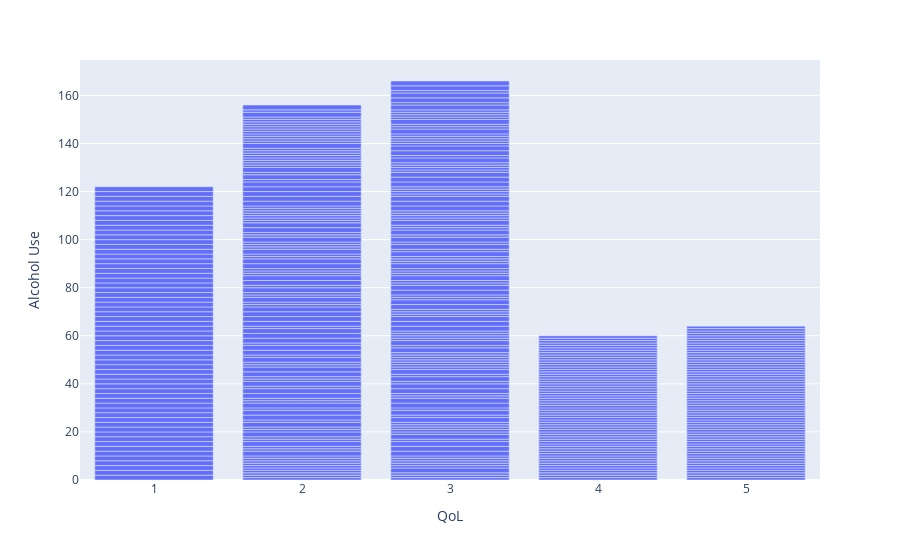

Source (notebook cell):
### Code cell
px.bar(df,x='QoL',y='Alcohol Use')

### Figure 1 — Plotly figure (JSON) as saved in the notebook; plotly's stock layout.template omitted (floating-point values rounded to 4 significant figures; data arrays with more than 128 entries replaced by an {"elided": "..."} marker saying what was removed)
{"data": [{"alignmentgroup": "True", "hovertemplate": "QoL=%{x}<br>Alcohol Use=%{y}<extra></extra>", "legendgroup": "", "marker": {"color": "#636efa", "pattern": {"shape": ""}}, "name": "", "offsetgroup": "", "orientation": "v", "showlegend": false, "textposition": "auto", "type": "bar", "x": {"elided": "420 int values"}, "xaxis": "x", "y": {"elided": "420 int values"}, "yaxis": "y"}], "layout": {"barmode": "relative", "legend": {"tracegroupgap": 0}, "margin": {"t": 60}, "xaxis": {"anchor": "y", "domain": [0, 1], "title": {"text": "QoL"}}, "yaxis": {"anchor": "x", "domain": [0, 1], "title": {"text": "Alcohol Use"}}}}
